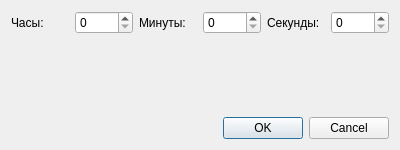
<?xml version="1.0" encoding="UTF-8"?>
<ui version="4.0">
 <class>SetPlayTimeDialog</class>
 <widget class="QDialog" name="SetPlayTimeDialog">
  <property name="geometry">
   <rect>
    <x>0</x>
    <y>0</y>
    <width>400</width>
    <height>150</height>
   </rect>
  </property>
  <property name="windowTitle">
   <string>Управление временем игры</string>
  </property>
  <property name="modal">
   <bool>true</bool>
  </property>
  <layout class="QVBoxLayout" name="verticalLayout">
   <item>
    <layout class="QHBoxLayout" name="inputLayout">
     <item>
      <widget class="QLabel" name="labelHours">
       <property name="text">
        <string>Часы:</string>
       </property>
      </widget>
     </item>
     <item>
      <widget class="QSpinBox" name="hoursSpinBox">
       <property name="maximum">
        <number>9999</number>
       </property>
      </widget>
     </item>
     <item>
      <widget class="QLabel" name="labelMinutes">
       <property name="text">
        <string>Минуты:</string>
       </property>
      </widget>
     </item>
     <item>
      <widget class="QSpinBox" name="minutesSpinBox">
       <property name="maximum">
        <number>59</number>
       </property>
      </widget>
     </item>
     <item>
      <widget class="QLabel" name="labelSeconds">
       <property name="text">
        <string>Секунды:</string>
       </property>
      </widget>
     </item>
     <item>
      <widget class="QSpinBox" name="secondsSpinBox">
       <property name="maximum">
        <number>59</number>
       </property>
      </widget>
     </item>
    </layout>
   </item>
   <item>
    <widget class="QLabel" name="errorLabel">
     <property name="styleSheet">
      <string notr="true">QLabel { color : red; }</string>
     </property>
     <property name="text">
      <string/>
     </property>
     <property name="visible">
      <bool>false</bool>
     </property>
    </widget>
   </item>
   <item>
    <widget class="QDialogButtonBox" name="buttonBox">
     <property name="standardButtons">
      <set>QDialogButtonBox::Cancel|QDialogButtonBox::Ok</set>
     </property>
    </widget>
   </item>
  </layout>
 </widget>
 <resources/>
 <connections>
  <connection>
   <sender>buttonBox</sender>
   <signal>accepted()</signal>
   <receiver>SetPlayTimeDialog</receiver>
   <slot>accept()</slot>
   <hints>
    <hint type="sourcelabel">
     <x>199</x>
     <y>129</y>
    </hint>
    <hint type="destinationlabel">
     <x>199</x>
     <y>74</y>
    </hint>
   </hints>
  </connection>
  <connection>
   <sender>buttonBox</sender>
   <signal>rejected()</signal>
   <receiver>SetPlayTimeDialog</receiver>
   <slot>reject()</slot>
   <hints>
    <hint type="sourcelabel">
     <x>199</x>
     <y>129</y>
    </hint>
    <hint type="destinationlabel">
     <x>199</x>
     <y>74</y>
    </hint>
   </hints>
  </connection>
 </connections>
</ui>
